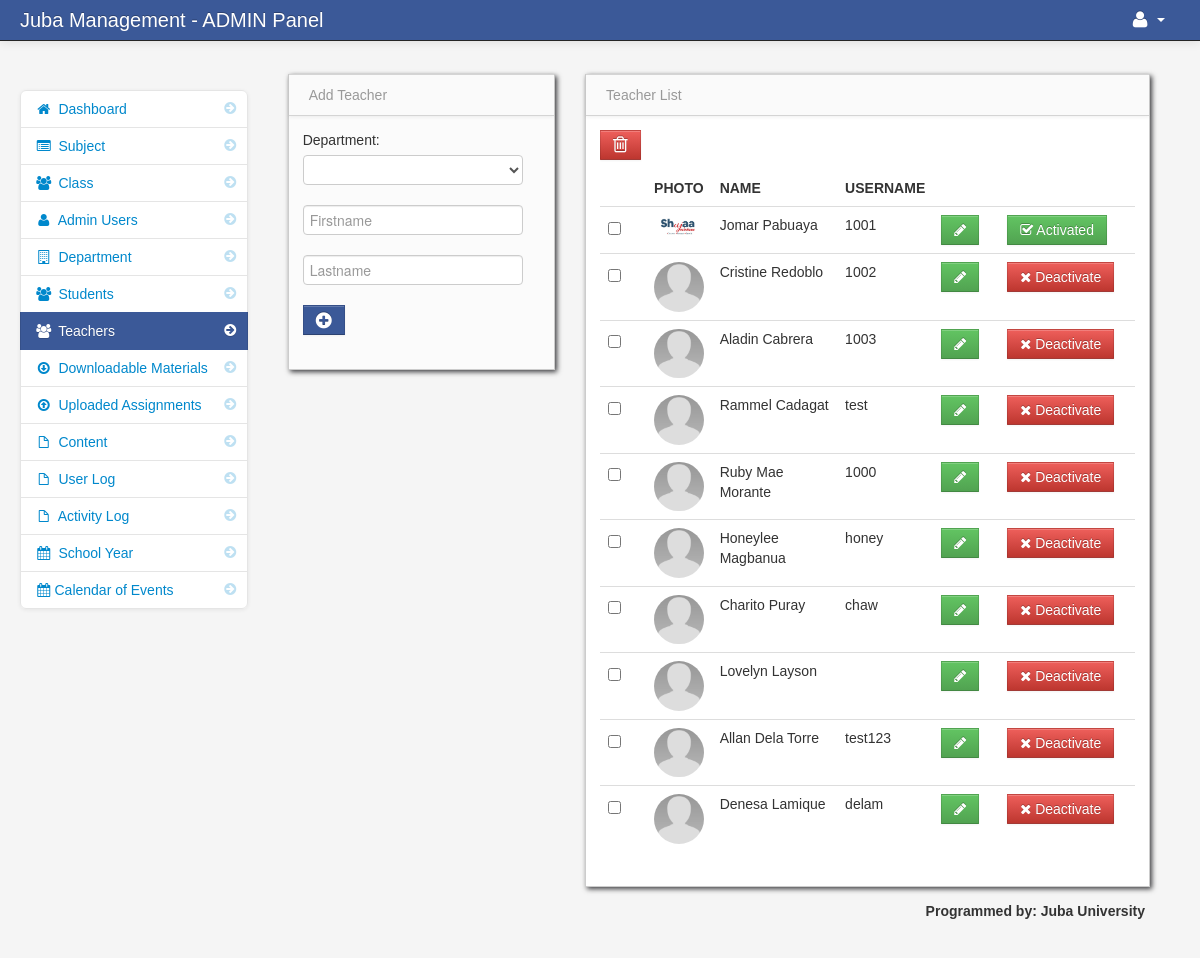
Screenshot of /admin/teachers.php (signed in) with the database file from the repository.
### tables this page shows
CREATE TABLE `teacher` (
  `teacher_id` int(11) NOT NULL,
  `username` varchar(100) NOT NULL,
  `password` varchar(200) NOT NULL,
  `firstname` varchar(100) NOT NULL,
  `lastname` varchar(100) NOT NULL,
  `department_id` int(11) NOT NULL,
  `location` varchar(200) NOT NULL,
  `about` varchar(500) NOT NULL,
  `teacher_status` varchar(20) NOT NULL,
  `teacher_stat` varchar(100) NOT NULL
);

### admin/teachers.php (the view, shortened to what this page needs)
<?php include('header.php'); ?>
    <body>
		<?php include('navbar.php'); ?>
        <div class="container-fluid">
            <div class="row-fluid">
				<?php include('teacher_sidebar.php'); ?>
				<div class="span3" id="adduser">
				<?php include('add_teacher.php'); ?>
				</div>
                <div class="span6" id="">
                     <div class="row-fluid">
                        <div id="block_bg" class="block">
                            <div class="navbar navbar-inner block-header">
                                <div class="muted pull-left">Teacher List</div>
                            </div>
                            <div class="block-content collapse in">
                                <div class="span12">
  									<form action="delete_teacher.php" method="post">
  									<table cellpadding="0" cellspacing="0" border="0" class="table" id="example">
									<a data-toggle="modal" href="#teacher_delete" id="delete"  class="btn btn-danger" name=""><i class="icon-trash icon-large"></i></a>
										<thead>
										    <tr>
                                    <th></th>
                                    <th>Photo</th>
                                    <th>Name</th>
                                    <th>Username</th>
                                    <th></th>
                                </tr>
										</thead>
										<tbody>
												 <?php
                                    $teacher_query = mysqli_query($conn,"select * from teacher") or die(mysqli_error());
                                    while ($row = mysqli_fetch_array($teacher_query)) {
                                    $id = $row['teacher_id'];
                                    $teacher_stat = $row['teacher_stat'];
                                        ?>
									<tr>
										<td width="30">
										<input id="optionsCheckbox" class="uniform_on" name="selector[]" type="checkbox" value="<?php echo $id; ?>">
										</td>
                                    <td width="40"><img class="img-circle" src="<?php echo $row['location']; ?>" height="50" width="50"></td>
                                    <td><?php echo $row['firstname'] . " " . $row['lastname']; ?></td>
                                    <td><?php echo $row['username']; ?></td>
									<td width="50"><a href="edit_teacher.php<?php echo '?id='.$id; ?>" class="btn btn-success"><i class="icon-pencil"></i></a></td>
									<?php if ($teacher_stat == 'Activated' ){ ?>
									<td width="120"><a href="de_activate.php<?php echo '?id='.$id; ?>" class="btn btn-danger"><i class="icon-remove"></i> Deactivate</a></td>
									<?php }else{ ?>
									<td width="120"><a href="edit_teacher.php<?php echo '?id='.$id; ?>" class="btn btn-success"><i class="icon-check"></i> Activated</a></td>
									<?php } ?>
                                </tr>
                            <?php } ?>
										</tbody>
									</table>
									</form>
                                </div>
                            </div>
                        </div>
                    </div>
                </div>
            </div>
		<?php include('footer.php'); ?>
        </div>
		<?php include('script.php'); ?>
    </body>
</html>

### admin/assets/styles.css (style rules this page uses)
body { padding-top: 60px; padding-bottom: 40px; background-color: #f5f5f5; }
.block { background: url("../images/pixel-60fff.png") repeat scroll 0 0 rgba(0, 0, 0, 0) !important; border: 1px solid #ccc; background: white; margin: 1em 0em; border-top: none; -webkit-box-shadow: 2px 2px 5px rgba(0, 0, 6, 0.75); -moz-box-shadow: 2px 2px 5px rgba(0, 0, 6, 0.75); box-shadow: 2px 2px 5px rgba(0, 0, 6, 0.75); }
.block-content { margin: 1em; min-height: .25em; }
.block-header { margin-bottom: 0px; border-right: none; border-left: none; -webkit-border-radius: 0px; -moz-border-radius: 0px; border-radius: 0px; }
.block-header div { padding-top: 10px; }

### rows the page displays
teacher: location (picture), firstname "Jomar", lastname "Pabuaya", username "1001"
teacher: location (placeholder picture), firstname "Cristine", lastname "Redoblo", username "1002"
teacher: location (placeholder picture), firstname "Aladin", lastname "Cabrera", username "1003"
teacher: location (placeholder picture), firstname "Rammel", lastname "Cadagat", username "test"
teacher: location (placeholder picture), firstname "Ruby Mae", lastname "Morante", username "1000"
teacher: location (placeholder picture), firstname "Honeylee", lastname "Magbanua", username "honey"
teacher: location (placeholder picture), firstname "Charito", lastname "Puray", username "chaw"
teacher: location (placeholder picture), firstname "Lovelyn", lastname "Layson"
teacher: location (placeholder picture), firstname "Allan", lastname "Dela Torre", username "test123"
teacher: location (placeholder picture), firstname "Denesa", lastname "Lamique", username "delam"
